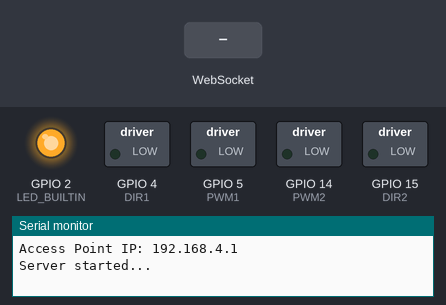
Recording of a sketch running on a simulated ESP32. On the bench: switched loads named in the sketch (green lamp = pin HIGH), output pins drawn as LEDs (lit = HIGH), the last lines printed to the serial monitor. Inputs (shaded band) come from the test bench.

Above: at 1.2 s.
1.3 s: WebSocket text "keyup" received
At 1.9 s:
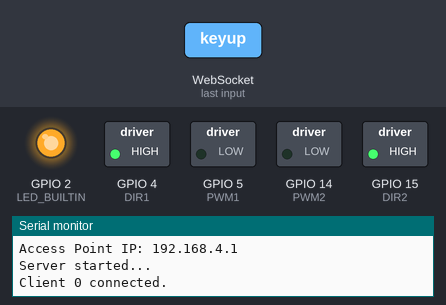
Timing chart, 0 to 4.3 s (numbered marks = the images above; inputs shaded):
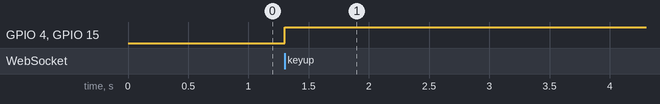

Measured:
- after the input at 1.3 s, GPIO 4 (DIR1), GPIO 15 (DIR2): LOW → HIGH at once

The sketch:

main.ino
```cpp
#include <ArduinoJson.h>
#include <WiFi.h>
#include <WebServer.h>
#include <WebSocketsServer.h>

#include "webServerFiles.h" // have to do this to fix a bug with the arduino ide preprocessor (i hate arduino ide)

#define PWM1 5 // pin controlling the speed of motor 1
#define PWM2 14 // pin controlling the speed of motor 2
#define DIR1 4 // pin controlling the direction of motor 1
#define DIR2 15 // pin controlling the direction of motor 2

const char* ssid = "ESP32"; // wifi access point name, change to something unique
const char* password = "Bigman2025"; // password for your network

// x and y are mapped to the x-axis (left and right arrows) and
// y-axis (up and down arrows) respectively. For example pressing up and left will
// output x = -1 and y = 1
// modify this function to map the inputs to different behaviours.
void map_input(int x, int y) {
  if (y == 0) {
    if (x != 0) {
      bool is_right = x > 0;
      control_motors(is_right ? LOW : HIGH, is_right ? HIGH : LOW, 255, 255);
    }
  }
  else {
    bool is_up = y > 0;
    if (x == 0) {
      control_motors(is_up ? HIGH : LOW, is_up ? HIGH : LOW, 255, 255);
    }
    else {
      bool is_right = x > 0;
      control_motors(is_up ? HIGH : LOW, is_up ? HIGH : LOW, is_right ? 50 : 255, is_right ? 255 : 50);
    }
  }

  if (y == 0 && x == 0) {
    control_motors(HIGH, HIGH, 0, 0);
  }
}

// this function takes 4 parameters; the direction for motor 1, direction for
// motor 2, speed for motor 1, and speed for motor 2.
// the direction parameters take either HIGH or LOW which make the motor spin in
// opposite directions. the speed parameters range between 0 and 255.
void control_motors(int dir1State, int dir2State, int speed1, int speed2) {
  digitalWrite(DIR1, dir1State);
  digitalWrite(DIR2, dir2State);
  analogWrite(PWM1, speed1);
  analogWrite(PWM2, speed2);
}

WebServer server(80);
WebSocketsServer ws = WebSocketsServer(81);

void handle_home_page() {
  server.send(200, "text/html", index_html);
}

void handle_main_js() {
  server.send(200, "applications/javascript", main_js);
}

void handle_control(byte num, WStype_t type, uint8_t* payload, size_t length) {
  switch (type) {
    case WStype_CONNECTED:
      Serial.println("Client " + String(num) + " connected.");
      break;
    case WStype_DISCONNECTED:
      Serial.println("Client " + String(num) + " disconnected.");
      break;
    case WStype_TEXT:
      JsonDocument doc;
      DeserializationError error = deserializeJson(doc, payload);
      float x = doc["x"];
      float y = doc["y"];
      map_input(x, y);
      break;
  }
}

void setup() { // dont touch this
  Serial.begin(115200);
  while (!Serial);

  pinMode(LED_BUILTIN, OUTPUT);
  pinMode(DIR1, OUTPUT);
  pinMode(DIR2, OUTPUT);
  pinMode(PWM1, OUTPUT);
  pinMode(PWM2, OUTPUT);

  WiFi.softAP(ssid, password);
  IPAddress IP = WiFi.softAPIP();

  Serial.print("Access Point IP: ");
  Serial.println(IP);

  server.on("/", handle_home_page);
  server.on("/main.js", handle_main_js);

  server.begin();
  ws.begin();
  ws.onEvent(handle_control);
  Serial.println("Server started...");
}

void loop() {
  digitalWrite(LED_BUILTIN, HIGH);
  server.handleClient();
  ws.loop();
}
```

webServerFiles.h
```cpp
const char index_html[] = R"rawliteral(
<!doctype html>
<html>
  <head>
    <title>Web Page</title>
    <script src="main.js"></script>
    <style>
      body {
        font-family: 'Courier New', Courier, monospace;
      }

      .title {
        text-align: center;
        font-weight: bold;
      }

      .container {
        padding-top: 10%;
        align-items: center;
        justify-content: center;
        display: flex;
        flex-direction: row;
      }

      #letters > *{
        align-items: center;
        justify-content: center;
        display: flex;
        flex-direction: column;
      }
    </style>
  </head>
  <body>
    <h2 class="title">Remote Control</h2>

    <div class="container">
      <div id="letters">
        <div id="w">UP</div>
        <div id="a">LEFT</div>
        <div id="s">DOWN</div>
        <div id="d">RIGHT</div>
      </div>
      <div>
        <div>&nbsp;- Forward</div>
        <div>&nbsp;- Left</div>
        <div>&nbsp;- Backward</div>
        <div>&nbsp;- Right</div>
      </div>
    </div>
  </body>
</html>
)rawliteral";

const char main_js[] = R"rawliteral(
document.addEventListener("DOMContentLoaded", () => {
  const URL = "http://192.168.4.1/control";
  let ws = new WebSocket("ws://" + window.location.hostname + ":81/");
  let directionVectors = [0, 0];

  let mapping = {
    ArrowLeft: [0, -1],
    ArrowRight: [0, 1],
    ArrowUp: [1, 1],
    ArrowDown: [1, -1],
  };

  function sendRequest() {
    try {
      let inputs = JSON.stringify({
        x: directionVectors[0],
        y: directionVectors[1],
      });

      ws.send(inputs);
    } catch (e) {
      console.error(e);
    }
  }

  function handleKey(event) {
    if (!mapping[event.key]) return;
    let [index, direction] = mapping[event.key];
    if (event.type === "keyup") {
      directionVectors[index] = 0;
      if (event.keyCode == 38)
        document.getElementById("w").style.fontWeight = "normal";
      else if (event.keyCode == 37)
        document.getElementById("a").style.fontWeight = "normal";
      else if (event.keyCode == 40)
        document.getElementById("s").style.fontWeight = "normal";
      else if (event.keyCode == 39)
        document.getElementById("d").style.fontWeight = "normal";
    } else {
      directionVectors[index] = direction;
      if (event.keyCode == 38)
        document.getElementById("w").style.fontWeight = "bold";
      else if (event.keyCode == 37)
        document.getElementById("a").style.fontWeight = "bold";
      else if (event.keyCode == 40)
        document.getElementById("s").style.fontWeight = "bold";
      else if (event.keyCode == 39)
        document.getElementById("d").style.fontWeight = "bold";
    }

    sendRequest();
  }

  window.addEventListener("keydown", handleKey);
  window.addEventListener("keyup", handleKey);
});
)rawliteral";
```
